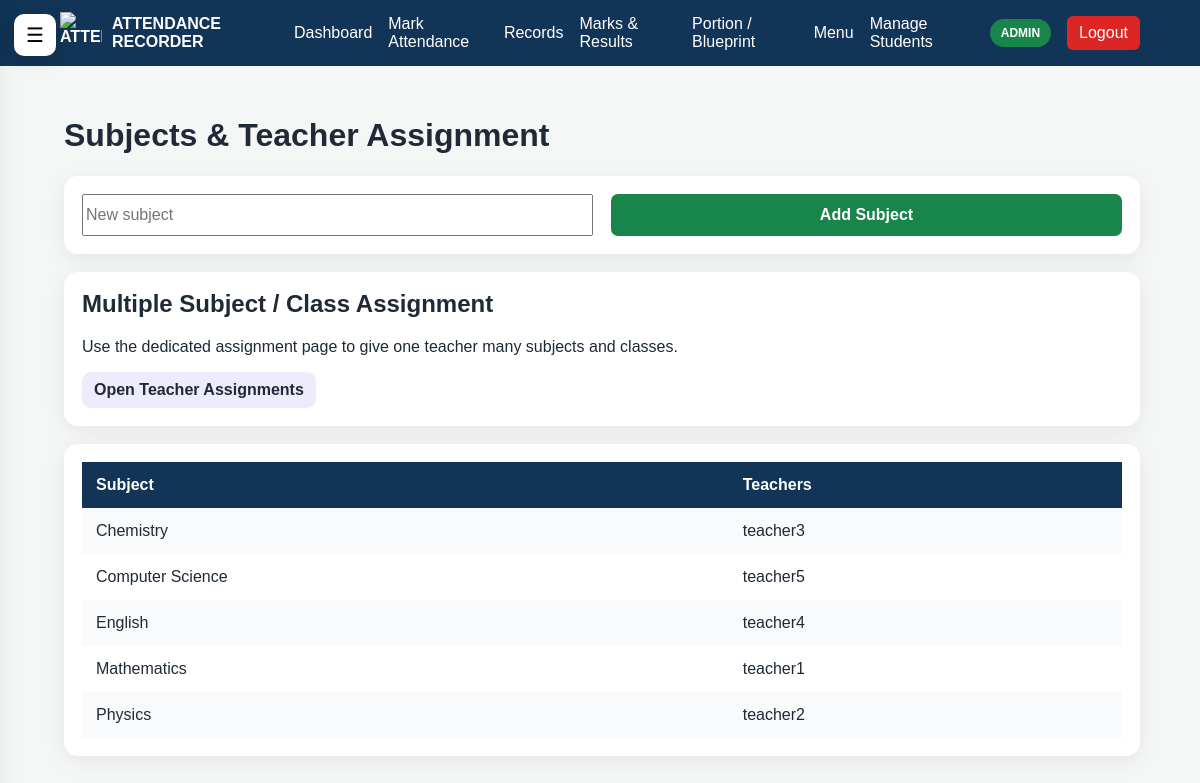
The page /subjects (signed in) on the database its author committed.
### tables this page shows
CREATE TABLE subjects(
                id INTEGER PRIMARY KEY AUTOINCREMENT,
                name TEXT NOT NULL UNIQUE,
                created_at TEXT NOT NULL
            );

CREATE TABLE users (

            id INTEGER PRIMARY KEY AUTOINCREMENT,

            username TEXT UNIQUE NOT NULL,

            password TEXT NOT NULL,

            role TEXT NOT NULL
        , email TEXT, full_name TEXT DEFAULT '', subject TEXT DEFAULT '', class_teacher TEXT DEFAULT '', photo TEXT DEFAULT '');

### app.py (the view, shortened to what this page needs)
@app.route("/subjects", methods=["GET","POST"])
def subjects():
    if session.get("role")!="admin":
        return redirect(url_for("login"))
    c=get_db_connection()
    rows=c.execute("SELECT * FROM subjects ORDER BY name").fetchall()
    teachers=c.execute("SELECT username,full_name,subject,class_teacher FROM users WHERE role='teacher' ORDER BY username").fetchall()
    c.close()
    return render_template("subjects.html", subjects=rows, teachers=teachers)

### app.py (called while the page is built, shortened)
def get_db_connection():
    connection = sqlite3.connect(
        DATABASE_FILE
    )
    connection.row_factory = sqlite3.Row
    return connection

def _master_connection():
    c = sqlite3.connect(MASTER_DATABASE_FILE)
    c.row_factory = sqlite3.Row
    return c

def get_db_connection():
    if not has_request_context():
        return _CORE_GET_DB_CONNECTION()
    slug = session.get("school_id")
    if not slug:
        return _CORE_GET_DB_CONNECTION()

def _current_school_name():
    slug = session.get("school_id", "our-school")
    c = _master_connection()
    row = c.execute("SELECT name FROM schools WHERE slug=?", (slug,)).fetchone()
    c.close()
    return row["name"] if row else "Our School"

@app.context_processor
def inject_7777_context():
    try:
        c = _master_connection()
        schools = c.execute(
            "SELECT name,slug FROM schools WHERE active=1 ORDER BY id"
        ).fetchall()
        c.close()
    except Exception:
        schools = []
    return {
        "school_list": schools,
        "current_school_name": _current_school_name(),
    }

@app.before_request
def prepare_7777_request():
    if request.path not in ["/login", "/logout"] and session.get("role") != "boss":
        if session.get("school_id") not in [None, "", "master"]:
            _feature_setup_current_db()

@app.after_request
def restore_7777_school_session(response):
    slug = getattr(g, "login_school_slug", None)
    if slug and session.get("role") in ["student", "teacher", "admin"]:
        session["school_id"] = slug
    return response

@app.before_request
def enforce_class_teacher_attendance_scope():
    return None

@app.before_request
def enforce_original_marks_subject():
    return None

@app.before_request
def boss_controls_registration_and_school_creation():
    if request.path == "/register" and session.get("role") != "boss":
        flash("Teacher/Admin account creation is controlled by Boss Admin.", "error")
        return redirect(url_for("login"))

@app.after_request
def no_cache_login_pages(response):
    if request.path == "/login" or request.path.startswith("/login/"):
        response.headers["Cache-Control"] = "no-store, no-cache, must-revalidate, max-age=0"
        response.headers["Pragma"] = "no-cache"
        response.headers["Expires"] = "0"
    return response

@app.before_request
def clear_stale_login_session():
    if request.path == "/login" and request.method == "GET" and session.get("role"):
        session.clear()

### templates/subjects.html
{% extends "base.html" %}{% block title %}Subjects{% endblock %}{% block content %}
<h1>Subjects & Teacher Assignment</h1><div class="feature-card"><form method="POST" class="teacher-assignment-grid"><input name="name" placeholder="New subject" required><button class="primary-button">Add Subject</button></form></div>
<div class="feature-card"><h2>Multiple Subject / Class Assignment</h2><p>Use the dedicated assignment page to give one teacher many subjects and classes.</p><a class="secondary-button" href="{{ url_for('teacher_assignments_page') }}">Open Teacher Assignments</a></div>
<div class="feature-card"><table><tr><th>Subject</th><th>Teachers</th></tr>{% for s in subjects %}<tr><td>{{ s['name'] }}</td><td>{% for t in teachers if t['subject']==s['name'] %}{{ t['username'] }} {% endfor %}</td></tr>{% endfor %}</table></div>{% endblock %}

### static/css/style.css (style rules this page uses)
* { box-sizing: border-box; }
body { margin: 0; font-family: Arial, sans-serif; background: #f4f7f6; color: #1f2937; }
a { text-decoration: none; }
button, input, select, textarea { font: inherit; }
.primary-button, .secondary-button { border: none; padding: 12px 18px; border-radius: 7px; cursor: pointer; font-weight: bold; }
.primary-button { background: #18864b; color: white; }
.secondary-button { background: #e5e7eb; color: #374151; }
table { width: 100%; border-collapse: collapse; }
th { background: #123456; color: white; text-align: left; }
th, td { padding: 14px; }
tr:nth-child(even) { background: #f9fafb; }
.secondary-button, .danger-button { display: inline-block; border: 0; border-radius: 9px; padding: 9px 12px; cursor: pointer; text-decoration: none; font-weight: 700; }
.secondary-button { background: rgba(79,70,229,.1); color: inherit; }
.teacher-assignment-grid,.feature-two-col { display:grid;grid-template-columns:repeat(auto-fit,minmax(300px,1fr));gap:18px }
.feature-card { background:#fff;border-radius:14px;padding:18px;box-shadow:0 5px 22px rgba(0,0,0,.07);margin-bottom:18px }
.feature-card h2 { margin-top:0 }

### rows shown on the page
subjects: name "Chemistry"
users: username "teacher3"
subjects: name "Computer Science"
users: username "teacher5"
subjects: name "English"
users: username "teacher4"
subjects: name "Mathematics"
users: username "teacher1"
subjects: name "Physics"
users: username "teacher2"

### other values the page prints
{{ session.get("role", "").upper() }} "ADMIN"
